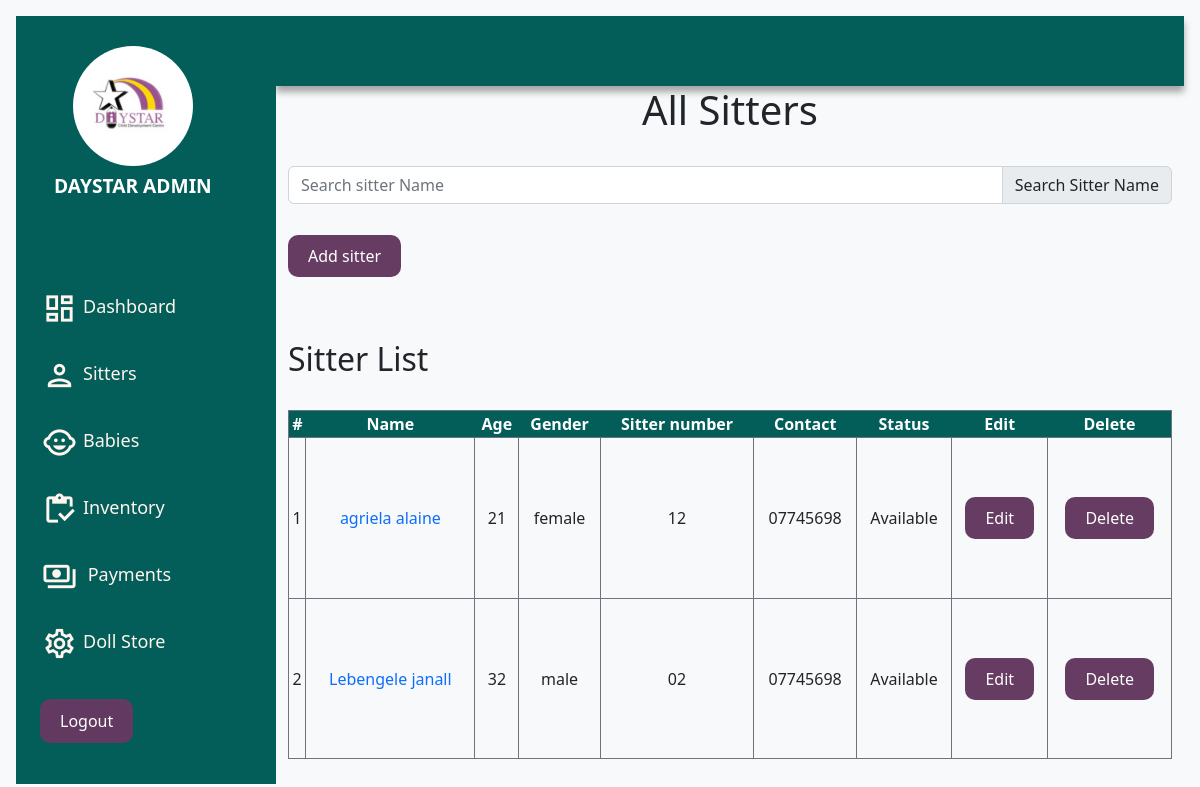
Screenshot of /sitter/ (signed in) with the database file from the repository.
### application/models.py (models this page shows, shortened)
class Sitter(models.Model):
    fname = models.CharField(max_length=255)
    lname = models.CharField(max_length=255)
    age = models.CharField(max_length=255)
    gender = models.CharField(max_length=255)
    location = models.CharField(max_length=100)
    image = models.CharField(max_length=255)
    DOB = models.CharField(max_length=200)
    NxtoK = models.CharField(max_length=150)
    NIN = models.CharField(max_length=50, blank=True, null=True)
    recommender = models.CharField(max_length= 200)
    educationlevel = models.CharField(max_length=20)
    sitternumber = models.CharField(max_length=50)
    contact = models.CharField(max_length=20, default=1)
    status = models.CharField(max_length=10, default='Available', blank=True)

### application/views.py (the view)
# urls.py: path('sitter/', views.sitter, name='sitter'),
@login_required
def sitter(request):
    sitters = Sitter.objects.all()
    context = {
       'sitters': sitters
    }
    template = loader.get_template('application/sitter_list.html')
    return HttpResponse(template.render(context))

### application/templates/application/sitter_list.html
{% extends "application/base.html" %}
{% block content %}
<div class="content">
    <div class="container-fluid">
        <h1 class="text-center">All Sitters</h1>
        <br>
        <div class="input-group mb-3">
            <input type="text" class="form-control" placeholder="Search sitter Name">
            <span class="input-group-text" id="basic-addon2">Search Sitter Name</span>
          </div>
        <br>
        <a class="button" href="/sitter/add" role="button">Add sitter</a>
        <br>  <br>
        <br>  <br>
        <h2>Sitter List </h2>
        <br>
        <table class="w-100 h-50 text-center border border-secondary  ">
            <thead class=" text-white thead">
                <tr class="border border-secondary">
                    <th>#</th>
                    <th>Name</th>
                    <th>Age</th>
                    <th>Gender</th>
                    <th>Sitter number</th>
                    <th>Contact</th>
                    <th>Status</th>
                    <th>Edit</th>
                    <th>Delete</th>
                </tr>
            </thead>
            <tbody>
                {% for sitter in sitters %}
                    <tr class="border border-secondary">
                        <td>{{ sitter.id }}</td>
                        <td class=" border border-secondary"><a class="text-blue text-decoration-none" href="/sitter/view/{{ sitter.id}}"> {{ sitter.fname }}  {{ sitter.lname }}</a></td>
                        <td class=" border border-secondary">{{ sitter.age }}</td>
                        <td class=" border border-secondary">{{ sitter.gender }}</td>
                        <td class=" border border-secondary">{{ sitter.sitternumber }}</td>
                        <td class=" border border-secondary">{{ sitter.contact }}</td>
                        <td class=" border border-secondary">{{ sitter.status }}</td>
                        <td class=" border border-secondary"> <a class="button" href="/sitteredit/{{ sitter.id }}">Edit</a> </td>
                        <td class=" border border-secondary"><a class="button" href="/sitter/delete/{{ sitter.id }}">Delete</a></td>
                    </tr>
                {% endfor %}
            </tbody>
        </table>
    </div>
</div>
{% endblock  %}

### application/static/css/styles.css (style rules this page uses)
body { margin: 0; padding: 0; background-color:#8FBFE0; color: rgb(43, 42, 42); font-family: "montserrat", sans-serif; }
span { padding: 6px; }
.content { display:grid; grid-area: main; flex-direction: column; margin: 0; padding: 0; }
.thead { background-color:#035E59; width: 100%; text-align: center; }
.button { background-color: #643960fa; color: white; padding: 10px 20px; border: none; cursor: pointer; border-radius: 10px; text-decoration: none; justify-content: space-around; }

### rows the page displays
Sitter: id "1", fname "agriela", lname "alaine", age "21", gender "female", sitternumber "12", contact "07745698", status "Available"
Sitter: id "2", fname "Lebengele", lname "janall", age "32", gender "male", sitternumber "02", contact "07745698", status "Available"
